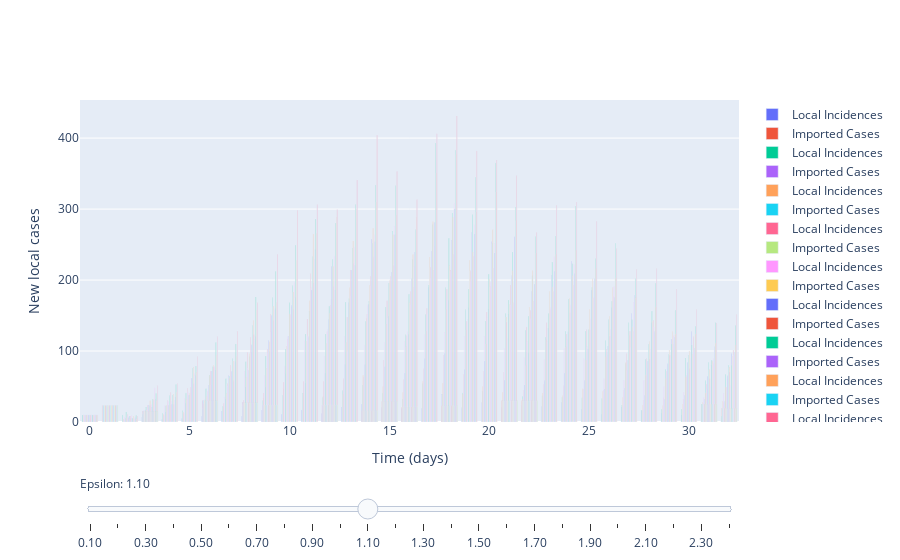

The notebook cell saved with this chart:
### Markdown cell above
We create slider for the $\epsilon$ parameter so we can see how continuous changes in its value impact the number of local incidences even when keeping the imported ones as previously

### Code cell
# Slider (epsilon)
fig = go.Figure()

# Add traces, one for each slider step
for epsilon in np.arange(0.1, 2.5, 0.1):
    m.set_r_profile(new_rs, start_times)
    m.set_epsilon(epsilon)

    cases = m.simulate(parameters, times)
    
    fig.add_trace(
        go.Bar(
            x=times,
            y=cases,
            name='Local Incidences'
        ))
    

    fig.add_trace(
        go.Bar(
            x=start_times,
            y=imported_cases,
            name='Imported Cases'
        ))

#         go.Scatter(
#             visible=False,
#             line=dict(color="#00CED1", width=6),
#             name="𝜈 = " + str(step),
#             x=np.arange(0, 10, 0.01),
#             y=np.sin(step * np.arange(0, 10, 0.01)))

# Make 10th trace visible
fig.data[10].visible = True

# Create and add slider
steps = []
for i in range(int(len(fig.data)/2)):
    step = dict(
        method="update",
        args=[{"visible": [False] * len(fig.data)},
              {"title": "Slider switched to epsilon: " + "{:.2f}".format(np.arange(0.1, 2.5, 0.1)[i])}],  # layout attribute
        label="{:.2f}".format(np.arange(0.1, 2.5, 0.1)[i])
    )
    step["args"][0]["visible"][2*i] = True  # Toggle i'th trace to "visible"
    step["args"][0]["visible"][2*i+1] = True
    steps.append(step)

sliders = [dict(
    active=10,
    currentvalue={"prefix": "Epsilon: "},
    pad={"t": 50},
    steps=steps
)]

fig.update_layout(
    sliders=sliders
)

# Add axis labels
fig.update_layout(
    xaxis_title='Time (days)',
    yaxis_title='New local cases'
)

fig.show()

### Figure 1 — Plotly figure (JSON) as saved in the notebook; plotly's stock layout.template omitted (floating-point values rounded to 4 significant figures)
{"data": [{"name": "Local Incidences", "type": "bar", "x": [0, 1, 2, 3, 4, 5, 6, 7, 8, 9, 10, 11, 12, 13, 14, 15, 16, 17, 18, 19, 20, 21, 22, 23, 24, 25, 26, 27, 28, 29, 30, 31, 32], "y": [10, 0, 0, 7, 4, 5, 8, 15, 8, 17, 11, 17, 12, 21, 25, 20, 19, 19, 39, 20, 27, 20, 23, 22, 28, 18, 11, 21, 16, 12, 10, 8, 5]}, {"name": "Imported Cases", "type": "bar", "x": [1, 2, 3, 4, 5, 6, 7, 8, 9, 10, 11, 12, 13, 14, 15, 16, 17, 18, 19, 20, 21, 22, 23, 24, 25, 26, 27, 28, 29, 30, 31, 32], "y": [23, 0, 15, 0, 0, 30, 0, 27, 24, 0, 0, 24, 0, 16, 29, 21, 0, 23, 0, 0, 30, 30, 0, 0, 0, 0, 0, 0, 0, 0, 25, 19]}, {"name": "Local Incidences", "type": "bar", "x": [0, 1, 2, 3, 4, 5, 6, 7, 8, 9, 10, 11, 12, 13, 14, 15, 16, 17, 18, 19, 20, 21, 22, 23, 24, 25, 26, 27, 28, 29, 30, 31, 32], "y": [10, 0, 10, 11, 12, 16, 18, 22, 22, 30, 38, 41, 35, 44, 52, 41, 32, 54, 39, 41, 43, 31, 36, 37, 35, 34, 33, 24, 17, 18, 18, 25, 8]}, {"name": "Imported Cases", "type": "bar", "x": [1, 2, 3, 4, 5, 6, 7, 8, 9, 10, 11, 12, 13, 14, 15, 16, 17, 18, 19, 20, 21, 22, 23, 24, 25, 26, 27, 28, 29, 30, 31, 32], "y": [23, 0, 15, 0, 0, 30, 0, 27, 24, 0, 0, 24, 0, 16, 29, 21, 0, 23, 0, 0, 30, 30, 0, 0, 0, 0, 0, 0, 0, 0, 25, 19]}, {"name": "Local Incidences", "type": "bar", "x": [0, 1, 2, 3, 4, 5, 6, 7, 8, 9, 10, 11, 12, 13, 14, 15, 16, 17, 18, 19, 20, 21, 22, 23, 24, 25, 26, 27, 28, 29, 30, 31, 32], "y": [10, 0, 4, 13, 11, 14, 19, 22, 26, 33, 47, 40, 36, 39, 66, 50, 42, 57, 55, 39, 50, 42, 32, 41, 37, 47, 43, 35, 24, 23, 25, 27, 29]}, {"name": "Imported Cases", "type": "bar", "x": [1, 2, 3, 4, 5, 6, 7, 8, 9, 10, 11, 12, 13, 14, 15, 16, 17, 18, 19, 20, 21, 22, 23, 24, 25, 26, 27, 28, 29, 30, 31, 32], "y": [23, 0, 15, 0, 0, 30, 0, 27, 24, 0, 0, 24, 0, 16, 29, 21, 0, 23, 0, 0, 30, 30, 0, 0, 0, 0, 0, 0, 0, 0, 25, 19]}, {"name": "Local Incidences", "type": "bar", "x": [0, 1, 2, 3, 4, 5, 6, 7, 8, 9, 10, 11, 12, 13, 14, 15, 16, 17, 18, 19, 20, 21, 22, 23, 24, 25, 26, 27, 28, 29, 30, 31, 32], "y": [10, 0, 3, 16, 9, 12, 26, 26, 31, 41, 56, 57, 57, 61, 63, 87, 60, 75, 94, 67, 71, 70, 45, 53, 51, 46, 45, 44, 31, 34, 32, 26, 28]}, {"name": "Imported Cases", "type": "bar", "x": [1, 2, 3, 4, 5, 6, 7, 8, 9, 10, 11, 12, 13, 14, 15, 16, 17, 18, 19, 20, 21, 22, 23, 24, 25, 26, 27, 28, 29, 30, 31, 32], "y": [23, 0, 15, 0, 0, 30, 0, 27, 24, 0, 0, 24, 0, 16, 29, 21, 0, 23, 0, 0, 30, 30, 0, 0, 0, 0, 0, 0, 0, 0, 25, 19]}, {"name": "Local Incidences", "type": "bar", "x": [0, 1, 2, 3, 4, 5, 6, 7, 8, 9, 10, 11, 12, 13, 14, 15, 16, 17, 18, 19, 20, 21, 22, 23, 24, 25, 26, 27, 28, 29, 30, 31, 32], "y": [10, 0, 7, 16, 24, 33, 32, 35, 71, 66, 79, 115, 93, 121, 108, 112, 113, 123, 126, 121, 121, 104, 91, 88, 104, 89, 61, 59, 59, 50, 42, 35, 40]}, {"name": "Imported Cases", "type": "bar", "x": [1, 2, 3, 4, 5, 6, 7, 8, 9, 10, 11, 12, 13, 14, 15, 16, 17, 18, 19, 20, 21, 22, 23, 24, 25, 26, 27, 28, 29, 30, 31, 32], "y": [23, 0, 15, 0, 0, 30, 0, 27, 24, 0, 0, 24, 0, 16, 29, 21, 0, 23, 0, 0, 30, 30, 0, 0, 0, 0, 0, 0, 0, 0, 25, 19]}, {"name": "Local Incidences", "type": "bar", "visible": true, "x": [0, 1, 2, 3, 4, 5, 6, 7, 8, 9, 10, 11, 12, 13, 14, 15, 16, 17, 18, 19, 20, 21, 22, 23, 24, 25, 26, 27, 28, 29, 30, 31, 32], "y": [10, 0, 5, 17, 14, 26, 28, 32, 49, 49, 68, 55, 69, 81, 81, 78, 69, 89, 96, 74, 86, 59, 52, 58, 69, 58, 46, 48, 38, 32, 38, 32, 29]}, {"name": "Imported Cases", "type": "bar", "x": [1, 2, 3, 4, 5, 6, 7, 8, 9, 10, 11, 12, 13, 14, 15, 16, 17, 18, 19, 20, 21, 22, 23, 24, 25, 26, 27, 28, 29, 30, 31, 32], "y": [23, 0, 15, 0, 0, 30, 0, 27, 24, 0, 0, 24, 0, 16, 29, 21, 0, 23, 0, 0, 30, 30, 0, 0, 0, 0, 0, 0, 0, 0, 25, 19]}, {"name": "Local Incidences", "type": "bar", "x": [0, 1, 2, 3, 4, 5, 6, 7, 8, 9, 10, 11, 12, 13, 14, 15, 16, 17, 18, 19, 20, 21, 22, 23, 24, 25, 26, 27, 28, 29, 30, 31, 32], "y": [10, 0, 14, 21, 23, 41, 47, 61, 85, 93, 103, 124, 124, 169, 142, 162, 123, 151, 189, 158, 142, 153, 129, 119, 128, 128, 115, 82, 88, 74, 90, 58, 67]}, {"name": "Imported Cases", "type": "bar", "x": [1, 2, 3, 4, 5, 6, 7, 8, 9, 10, 11, 12, 13, 14, 15, 16, 17, 18, 19, 20, 21, 22, 23, 24, 25, 26, 27, 28, 29, 30, 31, 32], "y": [23, 0, 15, 0, 0, 30, 0, 27, 24, 0, 0, 24, 0, 16, 29, 21, 0, 23, 0, 0, 30, 30, 0, 0, 0, 0, 0, 0, 0, 0, 25, 19]}, {"name": "Local Incidences", "type": "bar", "x": [0, 1, 2, 3, 4, 5, 6, 7, 8, 9, 10, 11, 12, 13, 14, 15, 16, 17, 18, 19, 20, 21, 22, 23, 24, 25, 26, 27, 28, 29, 30, 31, 32], "y": [10, 0, 6, 17, 24, 32, 36, 40, 63, 76, 107, 114, 111, 112, 146, 138, 106, 128, 159, 130, 110, 148, 80, 116, 106, 87, 92, 84, 66, 61, 63, 41, 49]}, {"name": "Imported Cases", "type": "bar", "x": [1, 2, 3, 4, 5, 6, 7, 8, 9, 10, 11, 12, 13, 14, 15, 16, 17, 18, 19, 20, 21, 22, 23, 24, 25, 26, 27, 28, 29, 30, 31, 32], "y": [23, 0, 15, 0, 0, 30, 0, 27, 24, 0, 0, 24, 0, 16, 29, 21, 0, 23, 0, 0, 30, 30, 0, 0, 0, 0, 0, 0, 0, 0, 25, 19]}, {"name": "Local Incidences", "type": "bar", "x": [0, 1, 2, 3, 4, 5, 6, 7, 8, 9, 10, 11, 12, 13, 14, 15, 16, 17, 18, 19, 20, 21, 22, 23, 24, 25, 26, 27, 28, 29, 30, 31, 32], "y": [10, 0, 11, 24, 30, 48, 43, 54, 98, 103, 117, 145, 127, 148, 152, 171, 122, 160, 187, 142, 155, 141, 134, 140, 124, 130, 102, 96, 89, 72, 65, 53, 49]}, {"name": "Imported Cases", "type": "bar", "x": [1, 2, 3, 4, 5, 6, 7, 8, 9, 10, 11, 12, 13, 14, 15, 16, 17, 18, 19, 20, 21, 22, 23, 24, 25, 26, 27, 28, 29, 30, 31, 32], "y": [23, 0, 15, 0, 0, 30, 0, 27, 24, 0, 0, 24, 0, 16, 29, 21, 0, 23, 0, 0, 30, 30, 0, 0, 0, 0, 0, 0, 0, 0, 25, 19]}, {"name": "Local Incidences", "type": "bar", "x": [0, 1, 2, 3, 4, 5, 6, 7, 8, 9, 10, 11, 12, 13, 14, 15, 16, 17, 18, 19, 20, 21, 22, 23, 24, 25, 26, 27, 28, 29, 30, 31, 32], "y": [10, 0, 8, 19, 29, 42, 44, 51, 76, 97, 120, 121, 130, 99, 165, 146, 127, 153, 173, 145, 147, 118, 113, 113, 116, 106, 94, 73, 76, 74, 69, 46, 60]}, {"name": "Imported Cases", "type": "bar", "x": [1, 2, 3, 4, 5, 6, 7, 8, 9, 10, 11, 12, 13, 14, 15, 16, 17, 18, 19, 20, 21, 22, 23, 24, 25, 26, 27, 28, 29, 30, 31, 32], "y": [23, 0, 15, 0, 0, 30, 0, 27, 24, 0, 0, 24, 0, 16, 29, 21, 0, 23, 0, 0, 30, 30, 0, 0, 0, 0, 0, 0, 0, 0, 25, 19]}, {"name": "Local Incidences", "type": "bar", "x": [0, 1, 2, 3, 4, 5, 6, 7, 8, 9, 10, 11, 12, 13, 14, 15, 16, 17, 18, 19, 20, 21, 22, 23, 24, 25, 26, 27, 28, 29, 30, 31, 32], "y": [10, 0, 6, 24, 24, 38, 52, 65, 73, 115, 121, 120, 144, 168, 166, 149, 123, 189, 171, 161, 159, 152, 97, 132, 127, 103, 107, 87, 86, 82, 84, 64, 65]}, {"name": "Imported Cases", "type": "bar", "x": [1, 2, 3, 4, 5, 6, 7, 8, 9, 10, 11, 12, 13, 14, 15, 16, 17, 18, 19, 20, 21, 22, 23, 24, 25, 26, 27, 28, 29, 30, 31, 32], "y": [23, 0, 15, 0, 0, 30, 0, 27, 24, 0, 0, 24, 0, 16, 29, 21, 0, 23, 0, 0, 30, 30, 0, 0, 0, 0, 0, 0, 0, 0, 25, 19]}, {"name": "Local Incidences", "type": "bar", "x": [0, 1, 2, 3, 4, 5, 6, 7, 8, 9, 10, 11, 12, 13, 14, 15, 16, 17, 18, 19, 20, 21, 22, 23, 24, 25, 26, 27, 28, 29, 30, 31, 32], "y": [10, 0, 8, 23, 37, 38, 66, 64, 92, 99, 168, 156, 163, 174, 170, 196, 180, 193, 259, 187, 208, 172, 149, 153, 173, 130, 144, 140, 110, 95, 94, 84, 80]}, {"name": "Imported Cases", "type": "bar", "x": [1, 2, 3, 4, 5, 6, 7, 8, 9, 10, 11, 12, 13, 14, 15, 16, 17, 18, 19, 20, 21, 22, 23, 24, 25, 26, 27, 28, 29, 30, 31, 32], "y": [23, 0, 15, 0, 0, 30, 0, 27, 24, 0, 0, 24, 0, 16, 29, 21, 0, 23, 0, 0, 30, 30, 0, 0, 0, 0, 0, 0, 0, 0, 25, 19]}, {"name": "Local Incidences", "type": "bar", "x": [0, 1, 2, 3, 4, 5, 6, 7, 8, 9, 10, 11, 12, 13, 14, 15, 16, 17, 18, 19, 20, 21, 22, 23, 24, 25, 26, 27, 28, 29, 30, 31, 32], "y": [10, 0, 5, 30, 24, 41, 65, 62, 96, 113, 152, 171, 153, 189, 193, 199, 168, 232, 220, 228, 201, 166, 162, 184, 174, 159, 149, 122, 113, 101, 100, 74, 77]}, {"name": "Imported Cases", "type": "bar", "x": [1, 2, 3, 4, 5, 6, 7, 8, 9, 10, 11, 12, 13, 14, 15, 16, 17, 18, 19, 20, 21, 22, 23, 24, 25, 26, 27, 28, 29, 30, 31, 32], "y": [23, 0, 15, 0, 0, 30, 0, 27, 24, 0, 0, 24, 0, 16, 29, 21, 0, 23, 0, 0, 30, 30, 0, 0, 0, 0, 0, 0, 0, 0, 25, 19]}, {"name": "Local Incidences", "type": "bar", "x": [0, 1, 2, 3, 4, 5, 6, 7, 8, 9, 10, 11, 12, 13, 14, 15, 16, 17, 18, 19, 20, 21, 22, 23, 24, 25, 26, 27, 28, 29, 30, 31, 32], "y": [10, 0, 8, 24, 42, 49, 72, 80, 119, 152, 151, 209, 164, 214, 205, 205, 184, 218, 214, 213, 191, 193, 157, 158, 154, 130, 121, 128, 88, 94, 75, 61, 70]}, {"name": "Imported Cases", "type": "bar", "x": [1, 2, 3, 4, 5, 6, 7, 8, 9, 10, 11, 12, 13, 14, 15, 16, 17, 18, 19, 20, 21, 22, 23, 24, 25, 26, 27, 28, 29, 30, 31, 32], "y": [23, 0, 15, 0, 0, 30, 0, 27, 24, 0, 0, 24, 0, 16, 29, 21, 0, 23, 0, 0, 30, 30, 0, 0, 0, 0, 0, 0, 0, 0, 25, 19]}, {"name": "Local Incidences", "type": "bar", "x": [0, 1, 2, 3, 4, 5, 6, 7, 8, 9, 10, 11, 12, 13, 14, 15, 16, 17, 18, 19, 20, 21, 22, 23, 24, 25, 26, 27, 28, 29, 30, 31, 32], "y": [10, 0, 9, 25, 29, 62, 52, 64, 98, 127, 161, 189, 173, 178, 192, 171, 165, 202, 212, 198, 197, 165, 145, 162, 165, 146, 130, 105, 102, 91, 89, 50, 51]}, {"name": "Imported Cases", "type": "bar", "x": [1, 2, 3, 4, 5, 6, 7, 8, 9, 10, 11, 12, 13, 14, 15, 16, 17, 18, 19, 20, 21, 22, 23, 24, 25, 26, 27, 28, 29, 30, 31, 32], "y": [23, 0, 15, 0, 0, 30, 0, 27, 24, 0, 0, 24, 0, 16, 29, 21, 0, 23, 0, 0, 30, 30, 0, 0, 0, 0, 0, 0, 0, 0, 25, 19]}, {"name": "Local Incidences", "type": "bar", "x": [0, 1, 2, 3, 4, 5, 6, 7, 8, 9, 10, 11, 12, 13, 14, 15, 16, 17, 18, 19, 20, 21, 22, 23, 24, 25, 26, 27, 28, 29, 30, 31, 32], "y": [10, 0, 5, 21, 25, 62, 72, 71, 109, 150, 164, 186, 219, 214, 257, 211, 202, 241, 256, 267, 254, 206, 184, 207, 226, 186, 161, 153, 140, 117, 127, 80, 96]}, {"name": "Imported Cases", "type": "bar", "x": [1, 2, 3, 4, 5, 6, 7, 8, 9, 10, 11, 12, 13, 14, 15, 16, 17, 18, 19, 20, 21, 22, 23, 24, 25, 26, 27, 28, 29, 30, 31, 32], "y": [23, 0, 15, 0, 0, 30, 0, 27, 24, 0, 0, 24, 0, 16, 29, 21, 0, 23, 0, 0, 30, 30, 0, 0, 0, 0, 0, 0, 0, 0, 25, 19]}, {"name": "Local Incidences", "type": "bar", "x": [0, 1, 2, 3, 4, 5, 6, 7, 8, 9, 10, 11, 12, 13, 14, 15, 16, 17, 18, 19, 20, 21, 22, 23, 24, 25, 26, 27, 28, 29, 30, 31, 32], "y": [10, 0, 5, 32, 38, 76, 78, 89, 136, 175, 192, 233, 229, 245, 252, 269, 229, 278, 294, 292, 252, 239, 206, 225, 223, 190, 170, 144, 156, 110, 108, 87, 80]}, {"name": "Imported Cases", "type": "bar", "x": [1, 2, 3, 4, 5, 6, 7, 8, 9, 10, 11, 12, 13, 14, 15, 16, 17, 18, 19, 20, 21, 22, 23, 24, 25, 26, 27, 28, 29, 30, 31, 32], "y": [23, 0, 15, 0, 0, 30, 0, 27, 24, 0, 0, 24, 0, 16, 29, 21, 0, 23, 0, 0, 30, 30, 0, 0, 0, 0, 0, 0, 0, 0, 25, 19]}, {"name": "Local Incidences", "type": "bar", "x": [0, 1, 2, 3, 4, 5, 6, 7, 8, 9, 10, 11, 12, 13, 14, 15, 16, 17, 18, 19, 20, 21, 22, 23, 24, 25, 26, 27, 28, 29, 30, 31, 32], "y": [10, 0, 8, 32, 39, 77, 80, 86, 143, 163, 183, 265, 219, 255, 273, 264, 236, 282, 288, 239, 271, 213, 213, 190, 206, 202, 189, 134, 142, 127, 95, 86, 93]}, {"name": "Imported Cases", "type": "bar", "x": [1, 2, 3, 4, 5, 6, 7, 8, 9, 10, 11, 12, 13, 14, 15, 16, 17, 18, 19, 20, 21, 22, 23, 24, 25, 26, 27, 28, 29, 30, 31, 32], "y": [23, 0, 15, 0, 0, 30, 0, 27, 24, 0, 0, 24, 0, 16, 29, 21, 0, 23, 0, 0, 30, 30, 0, 0, 0, 0, 0, 0, 0, 0, 25, 19]}, {"name": "Local Incidences", "type": "bar", "x": [0, 1, 2, 3, 4, 5, 6, 7, 8, 9, 10, 11, 12, 13, 14, 15, 16, 17, 18, 19, 20, 21, 22, 23, 24, 25, 26, 27, 28, 29, 30, 31, 32], "y": [10, 0, 3, 31, 25, 54, 78, 58, 123, 143, 158, 195, 191, 224, 233, 221, 189, 214, 236, 234, 217, 168, 170, 184, 193, 174, 177, 128, 143, 110, 120, 82, 101]}, {"name": "Imported Cases", "type": "bar", "x": [1, 2, 3, 4, 5, 6, 7, 8, 9, 10, 11, 12, 13, 14, 15, 16, 17, 18, 19, 20, 21, 22, 23, 24, 25, 26, 27, 28, 29, 30, 31, 32], "y": [23, 0, 15, 0, 0, 30, 0, 27, 24, 0, 0, 24, 0, 16, 29, 21, 0, 23, 0, 0, 30, 30, 0, 0, 0, 0, 0, 0, 0, 0, 25, 19]}, {"name": "Local Incidences", "type": "bar", "x": [0, 1, 2, 3, 4, 5, 6, 7, 8, 9, 10, 11, 12, 13, 14, 15, 16, 17, 18, 19, 20, 21, 22, 23, 24, 25, 26, 27, 28, 29, 30, 31, 32], "y": [10, 0, 5, 48, 31, 69, 77, 85, 116, 159, 197, 229, 234, 246, 264, 276, 219, 247, 308, 278, 252, 260, 180, 233, 222, 175, 191, 169, 134, 122, 99, 89, 94]}, {"name": "Imported Cases", "type": "bar", "x": [1, 2, 3, 4, 5, 6, 7, 8, 9, 10, 11, 12, 13, 14, 15, 16, 17, 18, 19, 20, 21, 22, 23, 24, 25, 26, 27, 28, 29, 30, 31, 32], "y": [23, 0, 15, 0, 0, 30, 0, 27, 24, 0, 0, 24, 0, 16, 29, 21, 0, 23, 0, 0, 30, 30, 0, 0, 0, 0, 0, 0, 0, 0, 25, 19]}, {"name": "Local Incidences", "type": "bar", "x": [0, 1, 2, 3, 4, 5, 6, 7, 8, 9, 10, 11, 12, 13, 14, 15, 16, 17, 18, 19, 20, 21, 22, 23, 24, 25, 26, 27, 28, 29, 30, 31, 32], "y": [10, 0, 6, 32, 35, 65, 73, 85, 120, 160, 175, 243, 186, 221, 254, 264, 239, 281, 300, 265, 238, 261, 194, 212, 209, 202, 175, 179, 127, 119, 104, 106, 98]}, {"name": "Imported Cases", "type": "bar", "x": [1, 2, 3, 4, 5, 6, 7, 8, 9, 10, 11, 12, 13, 14, 15, 16, 17, 18, 19, 20, 21, 22, 23, 24, 25, 26, 27, 28, 29, 30, 31, 32], "y": [23, 0, 15, 0, 0, 30, 0, 27, 24, 0, 0, 24, 0, 16, 29, 21, 0, 23, 0, 0, 30, 30, 0, 0, 0, 0, 0, 0, 0, 0, 25, 19]}, {"name": "Local Incidences", "type": "bar", "x": [0, 1, 2, 3, 4, 5, 6, 7, 8, 9, 10, 11, 12, 13, 14, 15, 16, 17, 18, 19, 20, 21, 22, 23, 24, 25, 26, 27, 28, 29, 30, 31, 32], "y": [10, 0, 9, 40, 53, 79, 112, 110, 176, 212, 249, 286, 280, 306, 334, 333, 271, 393, 383, 345, 365, 303, 261, 262, 304, 230, 252, 202, 195, 157, 135, 140, 136]}, {"name": "Imported Cases", "type": "bar", "x": [1, 2, 3, 4, 5, 6, 7, 8, 9, 10, 11, 12, 13, 14, 15, 16, 17, 18, 19, 20, 21, 22, 23, 24, 25, 26, 27, 28, 29, 30, 31, 32], "y": [23, 0, 15, 0, 0, 30, 0, 27, 24, 0, 0, 24, 0, 16, 29, 21, 0, 23, 0, 0, 30, 30, 0, 0, 0, 0, 0, 0, 0, 0, 25, 19]}, {"name": "Local Incidences", "type": "bar", "x": [0, 1, 2, 3, 4, 5, 6, 7, 8, 9, 10, 11, 12, 13, 14, 15, 16, 17, 18, 19, 20, 21, 22, 23, 24, 25, 26, 27, 28, 29, 30, 31, 32], "y": [10, 0, 4, 30, 42, 70, 94, 92, 157, 168, 228, 266, 289, 299, 310, 291, 288, 351, 377, 296, 324, 284, 238, 236, 242, 216, 203, 175, 162, 124, 124, 111, 108]}, {"name": "Imported Cases", "type": "bar", "x": [1, 2, 3, 4, 5, 6, 7, 8, 9, 10, 11, 12, 13, 14, 15, 16, 17, 18, 19, 20, 21, 22, 23, 24, 25, 26, 27, 28, 29, 30, 31, 32], "y": [23, 0, 15, 0, 0, 30, 0, 27, 24, 0, 0, 24, 0, 16, 29, 21, 0, 23, 0, 0, 30, 30, 0, 0, 0, 0, 0, 0, 0, 0, 25, 19]}, {"name": "Local Incidences", "type": "bar", "x": [0, 1, 2, 3, 4, 5, 6, 7, 8, 9, 10, 11, 12, 13, 14, 15, 16, 17, 18, 19, 20, 21, 22, 23, 24, 25, 26, 27, 28, 29, 30, 31, 32], "y": [10, 0, 8, 51, 54, 92, 120, 128, 168, 236, 298, 306, 299, 341, 404, 353, 313, 406, 431, 382, 369, 347, 267, 305, 310, 283, 244, 215, 216, 187, 158, 139, 151]}, {"name": "Imported Cases", "type": "bar", "x": [1, 2, 3, 4, 5, 6, 7, 8, 9, 10, 11, 12, 13, 14, 15, 16, 17, 18, 19, 20, 21, 22, 23, 24, 25, 26, 27, 28, 29, 30, 31, 32], "y": [23, 0, 15, 0, 0, 30, 0, 27, 24, 0, 0, 24, 0, 16, 29, 21, 0, 23, 0, 0, 30, 30, 0, 0, 0, 0, 0, 0, 0, 0, 25, 19]}], "layout": {"sliders": [{"active": 10, "currentvalue": {"prefix": "Epsilon: "}, "pad": {"t": 50}, "steps": [{"args": [{"visible": [true, true, false, false, false, false, false, false, false, false, false, false, false, false, false, false, false, false, false, false, false, false, false, false, false, false, false, false, false, false, false, false, false, false, false, false, false, false, false, false, false, false, false, false, false, false, false, false]}, {"title": "Slider switched to epsilon: 0.10"}], "label": "0.10", "method": "update"}, {"args": [{"visible": [false, false, true, true, false, false, false, false, false, false, false, false, false, false, false, false, false, false, false, false, false, false, false, false, false, false, false, false, false, false, false, false, false, false, false, false, false, false, false, false, false, false, false, false, false, false, false, false]}, {"title": "Slider switched to epsilon: 0.20"}], "label": "0.20", "method": "update"}, {"args": [{"visible": [false, false, false, false, true, true, false, false, false, false, false, false, false, false, false, false, false, false, false, false, false, false, false, false, false, false, false, false, false, false, false, false, false, false, false, false, false, false, false, false, false, false, false, false, false, false, false, false]}, {"title": "Slider switched to epsilon: 0.30"}], "label": "0.30", "method": "update"}, {"args": [{"visible": [false, false, false, false, false, false, true, true, false, false, false, false, false, false, false, false, false, false, false, false, false, false, false, false, false, false, false, false, false, false, false, false, false, false, false, false, false, false, false, false, false, false, false, false, false, false, false, false]}, {"title": "Slider switched to epsilon: 0.40"}], "label": "0.40", "method": "update"}, {"args": [{"visible": [false, false, false, false, false, false, false, false, true, true, false, false, false, false, false, false, false, false, false, false, false, false, false, false, false, false, false, false, false, false, false, false, false, false, false, false, false, false, false, false, false, false, false, false, false, false, false, false]}, {"title": "Slider switched to epsilon: 0.50"}], "label": "0.50", "method": "update"}, {"args": [{"visible": [false, false, false, false, false, false, false, false, false, false, true, true, false, false, false, false, false, false, false, false, false, false, false, false, false, false, false, false, false, false, false, false, false, false, false, false, false, false, false, false, false, false, false, false, false, false, false, false]}, {"title": "Slider switched to epsilon: 0.60"}], "label": "0.60", "method": "update"}, {"args": [{"visible": [false, false, false, false, false, false, false, false, false, false, false, false, true, true, false, false, false, false, false, false, false, false, false, false, false, false, false, false, false, false, false, false, false, false, false, false, false, false, false, false, false, false, false, false, false, false, false, false]}, {"title": "Slider switched to epsilon: 0.70"}], "label": "0.70", "method": "update"}, {"args": [{"visible": [false, false, false, false, false, false, false, false, false, false, false, false, false, false, true, true, false, false, false, false, false, false, false, false, false, false, false, false, false, false, false, false, false, false, false, false, false, false, false, false, false, false, false, false, false, false, false, false]}, {"title": "Slider switched to epsilon: 0.80"}], "label": "0.80", "method": "update"}, {"args": [{"visible": [false, false, false, false, false, false, false, false, false, false, false, false, false, false, false, false, true, true, false, false, false, false, false, false, false, false, false, false, false, false, false, false, false, false, false, false, false, false, false, false, false, false, false, false, false, false, false, false]}, {"title": "Slider switched to epsilon: 0.90"}], "label": "0.90", "method": "update"}, {"args": [{"visible": [false, false, false, false, false, false, false, false, false, false, false, false, false, false, false, false, false, false, true, true, false, false, false, false, false, false, false, false, false, false, false, false, false, false, false, false, false, false, false, false, false, false, false, false, false, false, false, false]}, {"title": "Slider switched to epsilon: 1.00"}], "label": "1.00", "method": "update"}, {"args": [{"visible": [false, false, false, false, false, false, false, false, false, false, false, false, false, false, false, false, false, false, false, false, true, true, false, false, false, false, false, false, false, false, false, false, false, false, false, false, false, false, false, false, false, false, false, false, false, false, false, false]}, {"title": "Slider switched to epsilon: 1.10"}], "label": "1.10", "method": "update"}, {"args": [{"visible": [false, false, false, false, false, false, false, false, false, false, false, false, false, false, false, false, false, false, false, false, false, false, true, true, false, false, false, false, false, false, false, false, false, false, false, false, false, false, false, false, false, false, false, false, false, false, false, false]}, {"title": "Slider switched to epsilon: 1.20"}], "label": "1.20", "method": "update"}, {"args": [{"visible": [false, false, false, false, false, false, false, false, false, false, false, false, false, false, false, false, false, false, false, false, false, false, false, false, true, true, false, false, false, false, false, false, false, false, false, false, false, false, false, false, false, false, false, false, false, false, false, false]}, {"title": "Slider switched to epsilon: 1.30"}], "label": "1.30", "method": "update"}, {"args": [{"visible": [false, false, false, false, false, false, false, false, false, false, false, false, false, false, false, false, false, false, false, false, false, false, false, false, false, false, true, true, false, false, false, false, false, false, false, false, false, false, false, false, false, false, false, false, false, false, false, false]}, {"title": "Slider switched to epsilon: 1.40"}], "label": "1.40", "method": "update"}, {"args": [{"visible": [false, false, false, false, false, false, false, false, false, false, false, false, false, false, false, false, false, false, false, false, false, false, false, false, false, false, false, false, true, true, false, false, false, false, false, false, false, false, false, false, false, false, false, false, false, false, false, false]}, {"title": "Slider switched to epsilon: 1.50"}], "label": "1.50", "method": "update"}, {"args": [{"visible": [false, false, false, false, false, false, false, false, false, false, false, false, false, false, false, false, false, false, false, false, false, false, false, false, false, false, false, false, false, false, true, true, false, false, false, false, false, false, false, false, false, false, false, false, false, false, false, false]}, {"title": "Slider switched to epsilon: 1.60"}], "label": "1.60", "method": "update"}, {"args": [{"visible": [false, false, false, false, false, false, false, false, false, false, false, false, false, false, false, false, false, false, false, false, false, false, false, false, false, false, false, false, false, false, false, false, true, true, false, false, false, false, false, false, false, false, false, false, false, false, false, false]}, {"title": "Slider switched to epsilon: 1.70"}], "label": "1.70", "method": "update"}, {"args": [{"visible": [false, false, false, false, false, false, false, false, false, false, false, false, false, false, false, false, false, false, false, false, false, false, false, false, false, false, false, false, false, false, false, false, false, false, true, true, false, false, false, false, false, false, false, false, false, false, false, false]}, {"title": "Slider switched to epsilon: 1.80"}], "label": "1.80", "method": "update"}, {"args": [{"visible": [false, false, false, false, false, false, false, false, false, false, false, false, false, false, false, false, false, false, false, false, false, false, false, false, false, false, false, false, false, false, false, false, false, false, false, false, true, true, false, false, false, false, false, false, false, false, false, false]}, {"title": "Slider switched to epsilon: 1.90"}], "label": "1.90", "method": "update"}, {"args": [{"visible": [false, false, false, false, false, false, false, false, false, false, false, false, false, false, false, false, false, false, false, false, false, false, false, false, false, false, false, false, false, false, false, false, false, false, false, false, false, false, true, true, false, false, false, false, false, false, false, false]}, {"title": "Slider switched to epsilon: 2.00"}], "label": "2.00", "method": "update"}, {"args": [{"visible": [false, false, false, false, false, false, false, false, false, false, false, false, false, false, false, false, false, false, false, false, false, false, false, false, false, false, false, false, false, false, false, false, false, false, false, false, false, false, false, false, true, true, false, false, false, false, false, false]}, {"title": "Slider switched to epsilon: 2.10"}], "label": "2.10", "method": "update"}, {"args": [{"visible": [false, false, false, false, false, false, false, false, false, false, false, false, false, false, false, false, false, false, false, false, false, false, false, false, false, false, false, false, false, false, false, false, false, false, false, false, false, false, false, false, false, false, true, true, false, false, false, false]}, {"title": "Slider switched to epsilon: 2.20"}], "label": "2.20", "method": "update"}, {"args": [{"visible": [false, false, false, false, false, false, false, false, false, false, false, false, false, false, false, false, false, false, false, false, false, false, false, false, false, false, false, false, false, false, false, false, false, false, false, false, false, false, false, false, false, false, false, false, true, true, false, false]}, {"title": "Slider switched to epsilon: 2.30"}], "label": "2.30", "method": "update"}, {"args": [{"visible": [false, false, false, false, false, false, false, false, false, false, false, false, false, false, false, false, false, false, false, false, false, false, false, false, false, false, false, false, false, false, false, false, false, false, false, false, false, false, false, false, false, false, false, false, false, false, true, true]}, {"title": "Slider switched to epsilon: 2.40"}], "label": "2.40", "method": "update"}]}], "xaxis": {"title": {"text": "Time (days)"}}, "yaxis": {"title": {"text": "New local cases"}}}}
